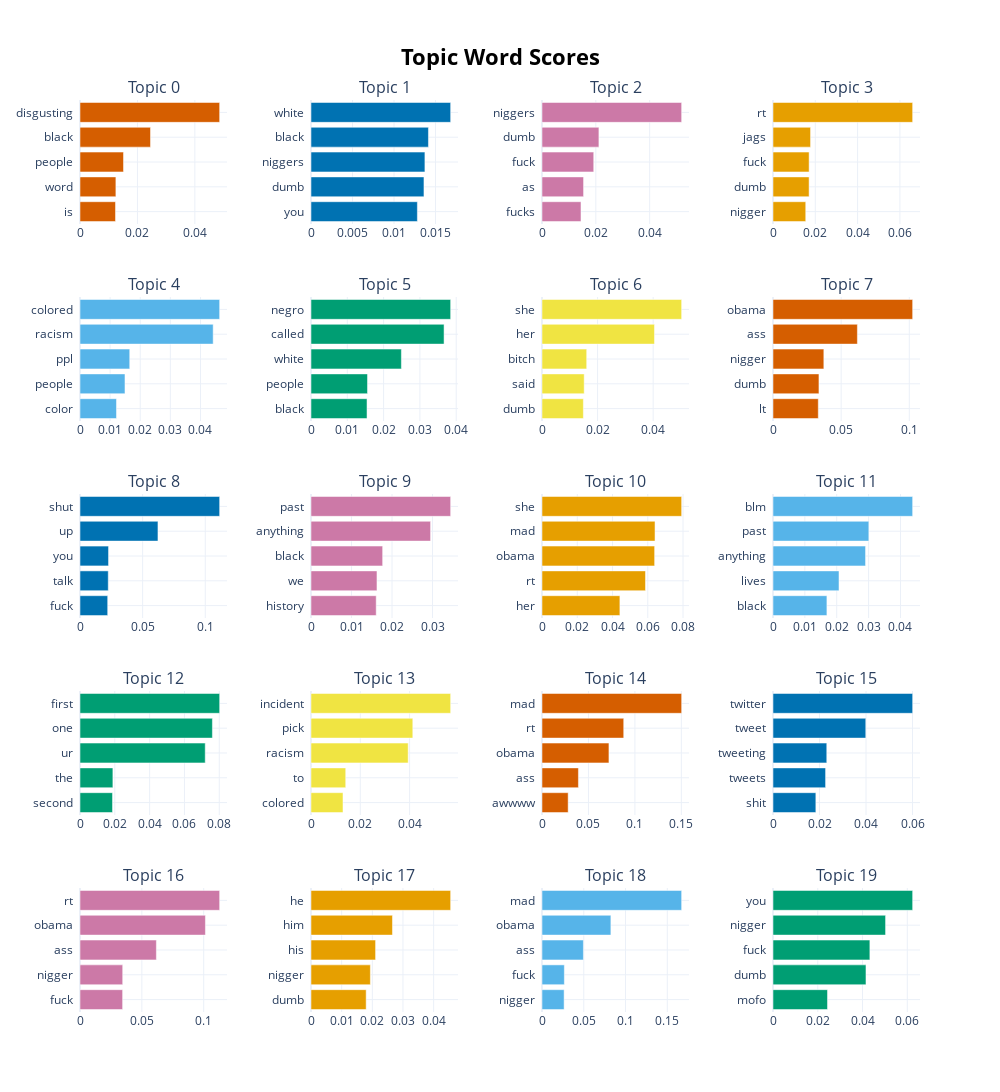

Notebook source saved alongside this figure:
### Code cell
topic_models[5].visualize_barchart(top_n_topics=20)

### Figure 1 — Plotly figure (JSON) as saved in the notebook; plotly's stock layout.template omitted (floating-point values rounded to 4 significant figures)
{"data": [{"marker": {"color": "#D55E00"}, "orientation": "h", "type": "bar", "x": [0.01236, 0.0125, 0.01515, 0.02455, 0.04863], "xaxis": "x", "y": ["is  ", "word  ", "people  ", "black  ", "disgusting  "], "yaxis": "y"}, {"marker": {"color": "#0072B2"}, "orientation": "h", "type": "bar", "x": [0.01281, 0.01361, 0.01372, 0.01415, 0.01682], "xaxis": "x2", "y": ["you  ", "dumb  ", "niggers  ", "black  ", "white  "], "yaxis": "y2"}, {"marker": {"color": "#CC79A7"}, "orientation": "h", "type": "bar", "x": [0.01449, 0.01544, 0.01921, 0.02114, 0.05188], "xaxis": "x3", "y": ["fucks  ", "as  ", "fuck  ", "dumb  ", "niggers  "], "yaxis": "y3"}, {"marker": {"color": "#E69F00"}, "orientation": "h", "type": "bar", "x": [0.01548, 0.01707, 0.01707, 0.01776, 0.06603], "xaxis": "x4", "y": ["nigger  ", "dumb  ", "fuck  ", "jags  ", "rt  "], "yaxis": "y4"}, {"marker": {"color": "#56B4E9"}, "orientation": "h", "type": "bar", "x": [0.01211, 0.01494, 0.01651, 0.04421, 0.04637], "xaxis": "x5", "y": ["color  ", "people  ", "ppl  ", "racism  ", "colored  "], "yaxis": "y5"}, {"marker": {"color": "#009E73"}, "orientation": "h", "type": "bar", "x": [0.01543, 0.01557, 0.0249, 0.03665, 0.03847], "xaxis": "x6", "y": ["black  ", "people  ", "white  ", "called  ", "negro  "], "yaxis": "y6"}, {"marker": {"color": "#F0E442"}, "orientation": "h", "type": "bar", "x": [0.01489, 0.01518, 0.01609, 0.04048, 0.05026], "xaxis": "x7", "y": ["dumb  ", "said  ", "bitch  ", "her  ", "she  "], "yaxis": "y7"}, {"marker": {"color": "#D55E00"}, "orientation": "h", "type": "bar", "x": [0.03323, 0.03372, 0.03731, 0.06193, 0.1025], "xaxis": "x8", "y": ["lt  ", "dumb  ", "nigger  ", "ass  ", "obama  "], "yaxis": "y8"}, {"marker": {"color": "#0072B2"}, "orientation": "h", "type": "bar", "x": [0.02211, 0.02256, 0.02278, 0.06223, 0.1115], "xaxis": "x9", "y": ["fuck  ", "talk  ", "you  ", "up  ", "shut  "], "yaxis": "y9"}, {"marker": {"color": "#CC79A7"}, "orientation": "h", "type": "bar", "x": [0.0161, 0.01629, 0.01769, 0.02953, 0.03448], "xaxis": "x10", "y": ["history  ", "we  ", "black  ", "anything  ", "past  "], "yaxis": "y10"}, {"marker": {"color": "#E69F00"}, "orientation": "h", "type": "bar", "x": [0.04419, 0.05872, 0.0639, 0.06413, 0.07923], "xaxis": "x11", "y": ["her  ", "rt  ", "obama  ", "mad  ", "she  "], "yaxis": "y11"}, {"marker": {"color": "#56B4E9"}, "orientation": "h", "type": "bar", "x": [0.01692, 0.02071, 0.02904, 0.03008, 0.04383], "xaxis": "x12", "y": ["black  ", "lives  ", "anything  ", "past  ", "blm  "], "yaxis": "y12"}, {"marker": {"color": "#009E73"}, "orientation": "h", "type": "bar", "x": [0.01868, 0.0189, 0.07194, 0.07606, 0.08023], "xaxis": "x13", "y": ["second  ", "the  ", "ur  ", "one  ", "first  "], "yaxis": "y13"}, {"marker": {"color": "#F0E442"}, "orientation": "h", "type": "bar", "x": [0.01298, 0.01408, 0.03942, 0.04129, 0.05665], "xaxis": "x14", "y": ["colored  ", "to  ", "racism  ", "pick  ", "incident  "], "yaxis": "y14"}, {"marker": {"color": "#D55E00"}, "orientation": "h", "type": "bar", "x": [0.02816, 0.0392, 0.07205, 0.08797, 0.1503], "xaxis": "x15", "y": ["awwww  ", "ass  ", "obama  ", "rt  ", "mad  "], "yaxis": "y15"}, {"marker": {"color": "#0072B2"}, "orientation": "h", "type": "bar", "x": [0.01843, 0.02262, 0.02313, 0.03991, 0.06006], "xaxis": "x16", "y": ["shit  ", "tweets  ", "tweeting  ", "tweet  ", "twitter  "], "yaxis": "y16"}, {"marker": {"color": "#CC79A7"}, "orientation": "h", "type": "bar", "x": [0.03446, 0.03452, 0.06174, 0.1014, 0.1129], "xaxis": "x17", "y": ["fuck  ", "nigger  ", "ass  ", "obama  ", "rt  "], "yaxis": "y17"}, {"marker": {"color": "#E69F00"}, "orientation": "h", "type": "bar", "x": [0.01799, 0.01937, 0.02106, 0.02657, 0.04555], "xaxis": "x18", "y": ["dumb  ", "nigger  ", "his  ", "him  ", "he  "], "yaxis": "y18"}, {"marker": {"color": "#56B4E9"}, "orientation": "h", "type": "bar", "x": [0.02648, 0.02675, 0.04955, 0.08245, 0.1672], "xaxis": "x19", "y": ["nigger  ", "fuck  ", "ass  ", "obama  ", "mad  "], "yaxis": "y19"}, {"marker": {"color": "#009E73"}, "orientation": "h", "type": "bar", "x": [0.02435, 0.04155, 0.04329, 0.05031, 0.0624], "xaxis": "x20", "y": ["mofo  ", "dumb  ", "fuck  ", "nigger  ", "you  "], "yaxis": "y20"}], "layout": {"annotations": [{"font": {"size": 16}, "showarrow": false, "text": "Topic 0", "x": 0.0875, "xanchor": "center", "xref": "paper", "y": 1.0, "yanchor": "bottom", "yref": "paper"}, {"font": {"size": 16}, "showarrow": false, "text": "Topic 1", "x": 0.3625, "xanchor": "center", "xref": "paper", "y": 1.0, "yanchor": "bottom", "yref": "paper"}, {"font": {"size": 16}, "showarrow": false, "text": "Topic 2", "x": 0.6375, "xanchor": "center", "xref": "paper", "y": 1.0, "yanchor": "bottom", "yref": "paper"}, {"font": {"size": 16}, "showarrow": false, "text": "Topic 3", "x": 0.9125, "xanchor": "center", "xref": "paper", "y": 1.0, "yanchor": "bottom", "yref": "paper"}, {"font": {"size": 16}, "showarrow": false, "text": "Topic 4", "x": 0.0875, "xanchor": "center", "xref": "paper", "y": 0.784, "yanchor": "bottom", "yref": "paper"}, {"font": {"size": 16}, "showarrow": false, "text": "Topic 5", "x": 0.3625, "xanchor": "center", "xref": "paper", "y": 0.784, "yanchor": "bottom", "yref": "paper"}, {"font": {"size": 16}, "showarrow": false, "text": "Topic 6", "x": 0.6375, "xanchor": "center", "xref": "paper", "y": 0.784, "yanchor": "bottom", "yref": "paper"}, {"font": {"size": 16}, "showarrow": false, "text": "Topic 7", "x": 0.9125, "xanchor": "center", "xref": "paper", "y": 0.784, "yanchor": "bottom", "yref": "paper"}, {"font": {"size": 16}, "showarrow": false, "text": "Topic 8", "x": 0.0875, "xanchor": "center", "xref": "paper", "y": 0.568, "yanchor": "bottom", "yref": "paper"}, {"font": {"size": 16}, "showarrow": false, "text": "Topic 9", "x": 0.3625, "xanchor": "center", "xref": "paper", "y": 0.568, "yanchor": "bottom", "yref": "paper"}, {"font": {"size": 16}, "showarrow": false, "text": "Topic 10", "x": 0.6375, "xanchor": "center", "xref": "paper", "y": 0.568, "yanchor": "bottom", "yref": "paper"}, {"font": {"size": 16}, "showarrow": false, "text": "Topic 11", "x": 0.9125, "xanchor": "center", "xref": "paper", "y": 0.568, "yanchor": "bottom", "yref": "paper"}, {"font": {"size": 16}, "showarrow": false, "text": "Topic 12", "x": 0.0875, "xanchor": "center", "xref": "paper", "y": 0.352, "yanchor": "bottom", "yref": "paper"}, {"font": {"size": 16}, "showarrow": false, "text": "Topic 13", "x": 0.3625, "xanchor": "center", "xref": "paper", "y": 0.352, "yanchor": "bottom", "yref": "paper"}, {"font": {"size": 16}, "showarrow": false, "text": "Topic 14", "x": 0.6375, "xanchor": "center", "xref": "paper", "y": 0.352, "yanchor": "bottom", "yref": "paper"}, {"font": {"size": 16}, "showarrow": false, "text": "Topic 15", "x": 0.9125, "xanchor": "center", "xref": "paper", "y": 0.352, "yanchor": "bottom", "yref": "paper"}, {"font": {"size": 16}, "showarrow": false, "text": "Topic 16", "x": 0.0875, "xanchor": "center", "xref": "paper", "y": 0.136, "yanchor": "bottom", "yref": "paper"}, {"font": {"size": 16}, "showarrow": false, "text": "Topic 17", "x": 0.3625, "xanchor": "center", "xref": "paper", "y": 0.136, "yanchor": "bottom", "yref": "paper"}, {"font": {"size": 16}, "showarrow": false, "text": "Topic 18", "x": 0.6375, "xanchor": "center", "xref": "paper", "y": 0.136, "yanchor": "bottom", "yref": "paper"}, {"font": {"size": 16}, "showarrow": false, "text": "Topic 19", "x": 0.9125, "xanchor": "center", "xref": "paper", "y": 0.136, "yanchor": "bottom", "yref": "paper"}], "height": 1250, "hoverlabel": {"bgcolor": "white", "font": {"family": "Rockwell", "size": 16}}, "showlegend": false, "title": {"font": {"color": "Black", "size": 22}, "text": "<b>Topic Word Scores", "x": 0.5, "xanchor": "center", "yanchor": "top"}, "width": 1000, "xaxis": {"anchor": "y", "autorange": true, "domain": [0, 0.175], "range": [0, 0.05119], "showgrid": true, "type": "linear"}, "xaxis10": {"anchor": "y10", "autorange": true, "domain": [0.275, 0.45], "range": [0, 0.0363], "showgrid": true, "type": "linear"}, "xaxis11": {"anchor": "y11", "autorange": true, "domain": [0.55, 0.725], "range": [0, 0.0834], "showgrid": true, "type": "linear"}, "xaxis12": {"anchor": "y12", "autorange": true, "domain": [0.825, 1], "range": [0, 0.04613], "showgrid": true, "type": "linear"}, "xaxis13": {"anchor": "y13", "autorange": true, "domain": [0, 0.175], "range": [0, 0.08445], "showgrid": true, "type": "linear"}, "xaxis14": {"anchor": "y14", "autorange": true, "domain": [0.275, 0.45], "range": [0, 0.05963], "showgrid": true, "type": "linear"}, "xaxis15": {"anchor": "y15", "autorange": true, "domain": [0.55, 0.725], "range": [0, 0.1582], "showgrid": true, "type": "linear"}, "xaxis16": {"anchor": "y16", "autorange": true, "domain": [0.825, 1], "range": [0, 0.06323], "showgrid": true, "type": "linear"}, "xaxis17": {"anchor": "y17", "autorange": true, "domain": [0, 0.175], "range": [0, 0.1188], "showgrid": true, "type": "linear"}, "xaxis18": {"anchor": "y18", "autorange": true, "domain": [0.275, 0.45], "range": [0, 0.04795], "showgrid": true, "type": "linear"}, "xaxis19": {"anchor": "y19", "autorange": true, "domain": [0.55, 0.725], "range": [0, 0.176], "showgrid": true, "type": "linear"}, "xaxis2": {"anchor": "y2", "autorange": true, "domain": [0.275, 0.45], "range": [0, 0.01771], "showgrid": true, "type": "linear"}, "xaxis20": {"anchor": "y20", "autorange": true, "domain": [0.825, 1], "range": [0, 0.06569], "showgrid": true, "type": "linear"}, "xaxis3": {"anchor": "y3", "autorange": true, "domain": [0.55, 0.725], "range": [0, 0.05461], "showgrid": true, "type": "linear"}, "xaxis4": {"anchor": "y4", "autorange": true, "domain": [0.825, 1], "range": [0, 0.0695], "showgrid": true, "type": "linear"}, "xaxis5": {"anchor": "y5", "autorange": true, "domain": [0, 0.175], "range": [0, 0.04881], "showgrid": true, "type": "linear"}, "xaxis6": {"anchor": "y6", "autorange": true, "domain": [0.275, 0.45], "range": [0, 0.0405], "showgrid": true, "type": "linear"}, "xaxis7": {"anchor": "y7", "autorange": true, "domain": [0.55, 0.725], "range": [0, 0.0529], "showgrid": true, "type": "linear"}, "xaxis8": {"anchor": "y8", "autorange": true, "domain": [0.825, 1], "range": [0, 0.1079], "showgrid": true, "type": "linear"}, "xaxis9": {"anchor": "y9", "autorange": true, "domain": [0, 0.175], "range": [0, 0.1174], "showgrid": true, "type": "linear"}, "yaxis": {"anchor": "x", "autorange": true, "domain": [0.864, 1.0], "range": [-0.5, 4.5], "showgrid": true, "type": "category"}, "yaxis10": {"anchor": "x10", "autorange": true, "domain": [0.432, 0.568], "range": [-0.5, 4.5], "showgrid": true, "type": "category"}, "yaxis11": {"anchor": "x11", "autorange": true, "domain": [0.432, 0.568], "range": [-0.5, 4.5], "showgrid": true, "type": "category"}, "yaxis12": {"anchor": "x12", "autorange": true, "domain": [0.432, 0.568], "range": [-0.5, 4.5], "showgrid": true, "type": "category"}, "yaxis13": {"anchor": "x13", "autorange": true, "domain": [0.216, 0.352], "range": [-0.5, 4.5], "showgrid": true, "type": "category"}, "yaxis14": {"anchor": "x14", "autorange": true, "domain": [0.216, 0.352], "range": [-0.5, 4.5], "showgrid": true, "type": "category"}, "yaxis15": {"anchor": "x15", "autorange": true, "domain": [0.216, 0.352], "range": [-0.5, 4.5], "showgrid": true, "type": "category"}, "yaxis16": {"anchor": "x16", "autorange": true, "domain": [0.216, 0.352], "range": [-0.5, 4.5], "showgrid": true, "type": "category"}, "yaxis17": {"anchor": "x17", "autorange": true, "domain": [0, 0.136], "range": [-0.5, 4.5], "showgrid": true, "type": "category"}, "yaxis18": {"anchor": "x18", "autorange": true, "domain": [0, 0.136], "range": [-0.5, 4.5], "showgrid": true, "type": "category"}, "yaxis19": {"anchor": "x19", "autorange": true, "domain": [0, 0.136], "range": [-0.5, 4.5], "showgrid": true, "type": "category"}, "yaxis2": {"anchor": "x2", "autorange": true, "domain": [0.864, 1.0], "range": [-0.5, 4.5], "showgrid": true, "type": "category"}, "yaxis20": {"anchor": "x20", "autorange": true, "domain": [0, 0.136], "range": [-0.5, 4.5], "showgrid": true, "type": "category"}, "yaxis3": {"anchor": "x3", "autorange": true, "domain": [0.864, 1.0], "range": [-0.5, 4.5], "showgrid": true, "type": "category"}, "yaxis4": {"anchor": "x4", "autorange": true, "domain": [0.864, 1.0], "range": [-0.5, 4.5], "showgrid": true, "type": "category"}, "yaxis5": {"anchor": "x5", "autorange": true, "domain": [0.648, 0.784], "range": [-0.5, 4.5], "showgrid": true, "type": "category"}, "yaxis6": {"anchor": "x6", "autorange": true, "domain": [0.648, 0.784], "range": [-0.5, 4.5], "showgrid": true, "type": "category"}, "yaxis7": {"anchor": "x7", "autorange": true, "domain": [0.648, 0.784], "range": [-0.5, 4.5], "showgrid": true, "type": "category"}, "yaxis8": {"anchor": "x8", "autorange": true, "domain": [0.648, 0.784], "range": [-0.5, 4.5], "showgrid": true, "type": "category"}, "yaxis9": {"anchor": "x9", "autorange": true, "domain": [0.432, 0.568], "range": [-0.5, 4.5], "showgrid": true, "type": "category"}}}
